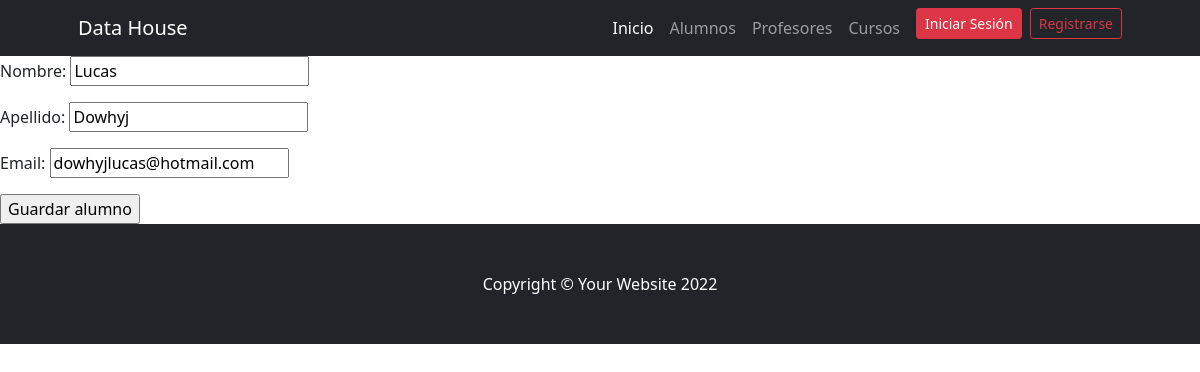
The app's page /AppCoder/editarAlumno/2 with its own data.
### AppCoder/models.py (models this page shows)
class Alumno(models.Model):
    nombre = models.CharField(max_length=30)
    apellido = models.CharField(max_length=30)
    email = models.EmailField(blank=True, null=True)

### AppCoder/views.py (the view, shortened to what this page needs)
# urls.py: path('editarAlumno/<alumno_id>', editarAlumno, name="editarAlumno"),
def editarAlumno(request, alumno_id):
    alumno = Alumno.objects.get(id=alumno_id)
    formulario = formularioAlumno(initial={"nombre":alumno.nombre, "apellido":alumno.apellido, "email": alumno.email})
    return render(request,"AppCoder/form_crear_alumno.html",{"form":formulario})

### AppCoder/forms.py
class formularioAlumno(forms.Form):
    nombre = forms.CharField(max_length=30, label="Nombre")
    apellido = forms.CharField(max_length=30)
    email = forms.EmailField()

### AppCoder/templates/AppCoder/form_crear_alumno.html (shortened to what this page needs)
{% extends 'AppCoder/base.html' %}
{% load static %}
{% block contenidoPagina %}
<form action="" method="post">
    {{form.as_p}}
    <input type="submit" value="Guardar alumno">
</form>
{% endblock %}

### records on screen
Alumno: nombre "Lucas", apellido "Dowhyj", email "dowhyjlucas@hotmail.com"
